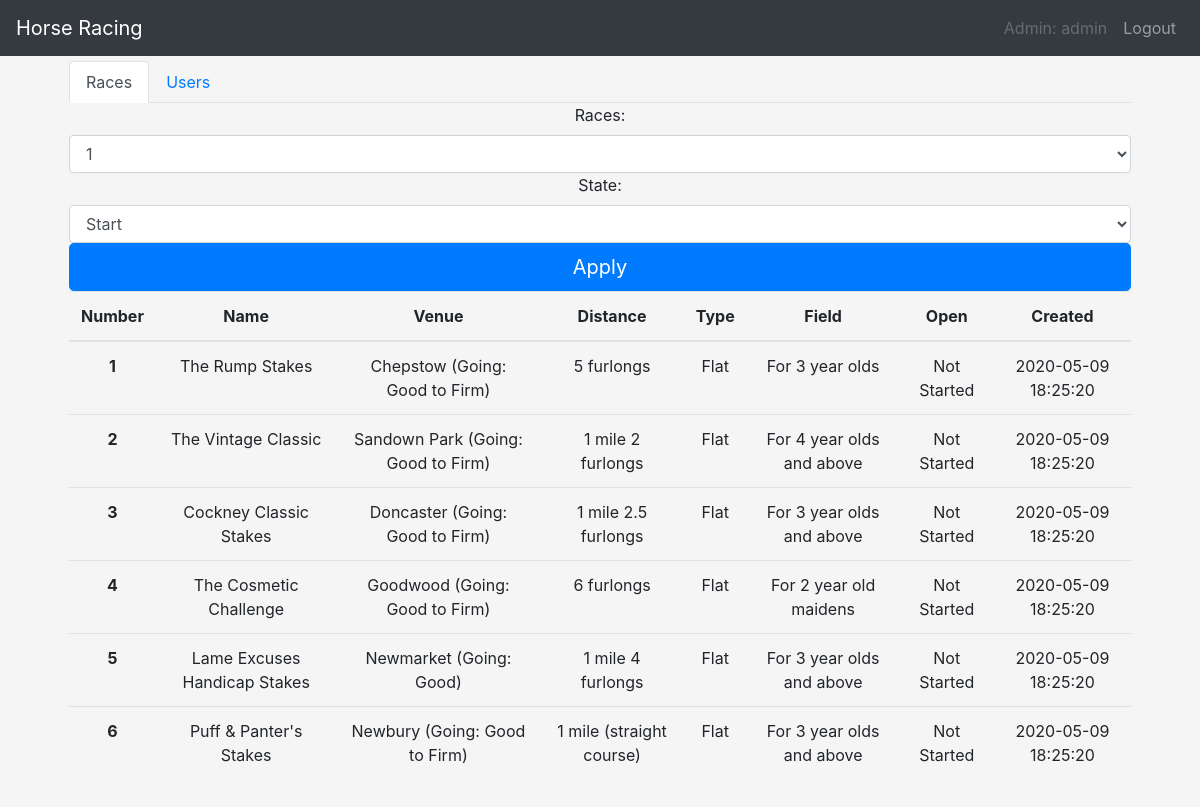
Screenshot of /admin/ (signed in) with the database file from the repository.
### tables this page shows
CREATE TABLE admin (
    id INTEGER PRIMARY KEY AUTOINCREMENT,
    username TEXT UNIQUE NOT NULL,
    password TEXT NOT NULL,
    created TIMESTAMP NOT NULL DEFAULT CURRENT_TIMESTAMP
);

CREATE TABLE race (
  id INTEGER PRIMARY KEY AUTOINCREMENT,
  name TEXT NOT NULL,
  number INTEGER UNIQUE NOT NULL,
  venue TEXT NOT NULL,
  distance TEXT NOT NULL,
  type TEXT NOT NULL,
  field TEXT NOT NULL,
  open INTEGER NOT NULL DEFAULT 0,
  created TIMESTAMP NOT NULL DEFAULT CURRENT_TIMESTAMP
);

### horseracing/admin.py (the view, shortened to what this page needs)
@bp.route('/', methods=('GET','POST'))
@admin_login_required
def admin_index():
    db = get_db()
    r = db.execute(
        'SELECT * FROM race'
    ).fetchall()
    u = db.execute(
        'SELECT * FROM user'
    ).fetchall()
    return render_template('admin/admin.html', races=r, users=u)

### horseracing/admin.py (called while the page is built)
def admin_login_required(view):
    @functools.wraps(view)
    def wrapped_view(**kwargs):
        if g.admin is None:
            return redirect(url_for('admin.login'))
        return view(**kwargs)
    return wrapped_view

@bp.before_app_request
def load_logged_in_admin():
    admin_id = session.get('admin_id')
    if admin_id is None:
        g.admin = None
    else:
        g.admin = get_db().execute(
            'SELECT * FROM admin WHERE id = ?', (admin_id,)
        ).fetchone()

### horseracing/auth.py (called while the page is built)
@bp.before_app_request
def load_logged_in_user():
    user_id = session.get('user_id')
    if user_id is None:
        g.user = None
    else:
        g.user = get_db().execute(
            'SELECT * FROM user WHERE id = ?', (user_id,)
        ).fetchone()

### horseracing/db.py (called while the page is built)
def get_db():
    if 'db' not in g:
        g.db = sqlite3.connect(
            current_app.config['DATABASE'],
            detect_types=sqlite3.PARSE_DECLTYPES
        )
        g.db.row_factory = sqlite3.Row
    return g.db

### horseracing/templates/admin/admin.html (shortened to what this page needs)
{% extends 'admin/base.html' %}
{% block header %}
  <h1>{% block title %}Admin Home{% endblock %}</h1>
{% endblock %}
{% block content %}
<nav>
  <div class="nav nav-tabs" id="nav-tab" role="tablist">
    <a class="nav-item nav-link active" id="nav-races-tab" data-toggle="tab" href="#nav-races" role="tab" aria-controls="nav-races" aria-selected="true">Races</a>
    <a class="nav-item nav-link" id="nav-users-tab" data-toggle="tab" href="#nav-users" role="tab" aria-controls="nav-users" aria-selected="false">Users</a>
  </div>
</nav>
<div class="tab-content" id="nav-tabContent">
  <div class="tab-pane fade show active" id="nav-races" role="tabpanel" aria-labelledby="nav-races-tab">{% include 'admin/races.html' %}</div>
</div>
{% endblock %}

### horseracing/templates/admin/base.html (shortened to what this page needs)
<!doctype html>
<html lang="en">
  <head>
    <link rel="stylesheet" href="https://stackpath.bootstrapcdn.com/bootstrap/4.4.1/css/bootstrap.min.css">
    <link rel="stylesheet" href="{{ url_for('static', filename='style.css') }}">
  </head>
  <body>
      <nav class="navbar navbar-expand-md navbar-dark bg-dark fixed-top">
          <a class="navbar-brand" href="#">Horse Racing</a>
          <div class="collapse navbar-collapse" id="navbarsExampleDefault">
              <ul class="navbar-nav ml-auto">
                  {% if g.admin %}
                      <li class="nav-item">
                          <a class="nav-link disabled" href="#" tabindex="-1" aria-disabled="true">Admin: {{ g.admin['username'] }}</a>
                      </li>
                      <li class="nav-item">
                          <a class="nav-link" href="{{ url_for('admin.logout') }}">Logout</a>
                      </li>
                  {% else %}
                      <li class="nav-item">
                          <a class="nav-link" href="{{ url_for('admin.login') }}">Login</a>
                      </li>
                  {% endif %}
            </ul>
        </div>
      </nav>
      <main role="main" class="container">
          <div class="starter-template">
              {% block header %}{% endblock %}
              {% block content %}{% endblock %}
          </div>
      </main>
  </body>
</html>

### horseracing/templates/admin/races.html (shortened to what this page needs)
{% block racesinfo %}
  <div id="racesinfo">
      <form method="post">
            <label for="races">Races:</label>
            <select class="form-control" name="race_number" id="race_numbers">
                {% for race in races %}
                    <option>{{  race['number'] }}</option>
                {% endfor %}
            </select>
            <label for="races">State:</label>
            <select class="form-control" name="race_state" id="race_numbers">
                <option>Start</option>
            </select>
            <button class="btn btn-lg btn-primary btn-block" name="modify_race_state" type="submit">Apply</button>
        </form>
        <table class="table">
            <thead>
                <tr>
                    <th scope="col">Number</th>
                    <th scope="col">Name</th>
                    <th scope="col">Venue</th>
                    <th scope="col">Distance</th>
                    <th scope="col">Type</th>
                    <th scope="col">Field</th>
                    <th scope="col">Open</th>
                    <th scope="col">Created</th>
                </tr>
            </thead>
            <tbody>
                {% for race in races %}
                    <tr>
                        <th scope="row">{{ race['number'] }}</th>
                        <td>{{ race['name'] }}</td>
                        <td>{{ race['venue'] }}</td>
                        <td>{{ race['distance'] }}</td>
                        <td>{{ race['type'] }}</td>
                        <td>{{ race['field'] }}</td>
                        {% if race['open'] == 0 %}
                            <td>Not Started</td>
                        {% elif race['open'] == 1 %}
                            <td>Open</td>
                        {% elif race['open'] == 2 %}
                            <td>Closed</td>
                        {% else %}
                            <td>ERROR</td>
                        {% endif %}
                        <td>{{ race['created'] }}</td>
                    </tr>
                {% endfor %}
            </tbody>
        </table>
    </div>
{% endblock %}

### horseracing/static/style.css (style rules this page uses)
.starter-template { padding: 3rem 1.5rem; text-align: center; }
html, body { height: 100%; }
body { display: -ms-flexbox; display: flex; -ms-flex-align: center; align-items: center; padding-top: 40px; padding-bottom: 40px; background-color: #f5f5f5; }

### rows the page displays
admin: admin.username "admin"
race: number "1", name "The Rump Stakes", venue "Chepstow (Going: Good to Firm)", distance "5 furlongs", type "Flat", field "For 3 year olds", open "Not Started", created "2020-05-09 18:25:20"
race: number "2", name "The Vintage Classic", venue "Sandown Park (Going: Good to Firm)", distance "1 mile 2 furlongs", type "Flat", field "For 4 year olds and above", open "Not Started", created "2020-05-09 18:25:20"
race: number "3", name "Cockney Classic Stakes", venue "Doncaster (Going: Good to Firm)", distance "1 mile 2.5 furlongs", type "Flat", field "For 3 year olds and above", open "Not Started", created "2020-05-09 18:25:20"
race: number "4", name "The Cosmetic Challenge", venue "Goodwood (Going: Good to Firm)", distance "6 furlongs", type "Flat", field "For 2 year old maidens", open "Not Started", created "2020-05-09 18:25:20"
race: number "5", name "Lame Excuses Handicap Stakes", venue "Newmarket (Going: Good)", distance "1 mile 4 furlongs", type "Flat", field "For 3 year olds and above", open "Not Started", created "2020-05-09 18:25:20"
race: number "6", name "Puff & Panter's Stakes", venue "Newbury (Going: Good to Firm)", distance "1 mile (straight course)", type "Flat", field "For 3 year olds and above", open "Not Started", created "2020-05-09 18:25:20"

### other values shown
form field race_number "1"
